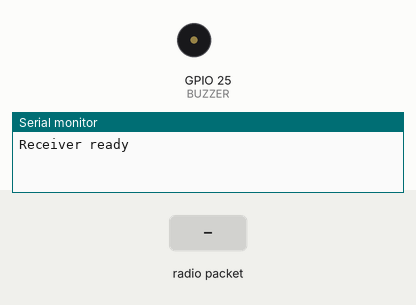
Bench run of a sketch on a simulated ESP32. On the bench: buzzer (waves = sounding, pin HIGH), the last lines printed to the serial monitor. The test bench sets the inputs (shaded band). No radio packets arrive unless stated.

Above: at 1.2 s.
1.3 s: radio packet "DANGER_WATER_LEVEL" arrives
At 2.4 s:
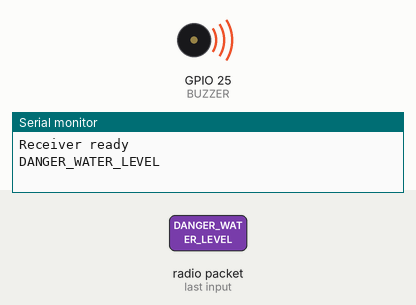
2.8 s: radio packet "1" arrives
At 3.6 s:
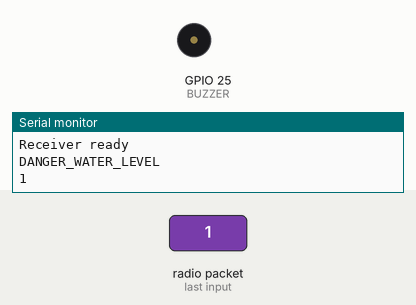
Timing chart, 0 to 5.8 s (numbered marks = the images above; inputs shaded):
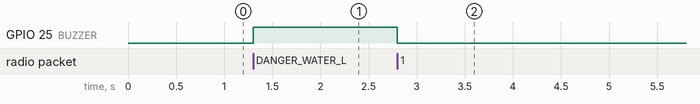

The sketch:

receiver_code.ino
```cpp
// Receiver: ESP32 + Ra-02 + buzzer (GPIO 25)
#include <SPI.h>
#include <LoRa.h>

#define SS 5
#define RST 14
#define DIO0 2
#define BUZZER 25

void setup() {
  Serial.begin(9600);
  pinMode(BUZZER, OUTPUT);
  LoRa.setPins(SS, RST, DIO0);
  if (!LoRa.begin(433E6)) { Serial.println("LoRa init failed"); while (1); }
  Serial.println("Receiver ready");
}

void loop() {
  if (LoRa.parsePacket()) {
    String packet = "";
    while (LoRa.available()) packet += (char)LoRa.read();
    Serial.println(packet);  // Python script reads this line
    digitalWrite(BUZZER, packet.startsWith("DANGER_WATER_LEVEL") ? HIGH : LOW);
  }
}
```

Measured:
- after the input at 1.3 s, GPIO 25 (BUZZER): LOW → HIGH at once
- after the input at 2.8 s, GPIO 25 (BUZZER): HIGH → LOW at once
